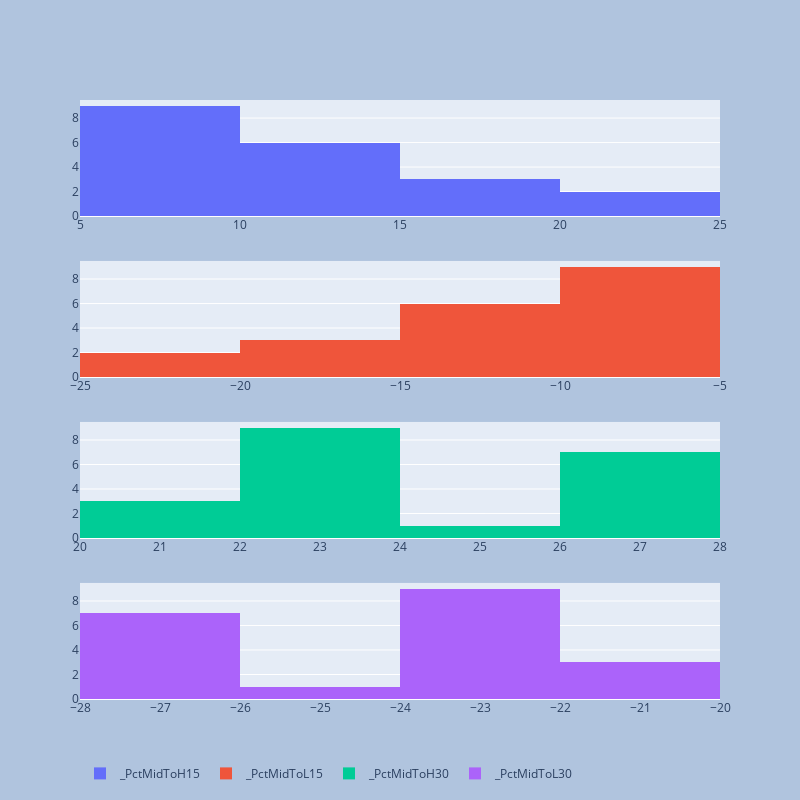

Here is the notebook cell this chart was saved with:
### Code cell
colsToDist_3=[  x for  x  in list_cols if x.startswith('_PctMid') ]
print(colsToDist_3)
fig=plot_mutiple_histrogram(df,colsToDist_3,len(colsToDist_3))
pio.write_image(fig, f"{report_path}\\{symbol}_Mid_PccDist.png")
fig

### Figure 1 — Plotly figure (JSON) as saved in the notebook; plotly's stock layout.template omitted (floating-point values rounded to 4 significant figures)
{"data": [{"name": "_PctMidToH15", "type": "histogram", "x": [20.18, 21.2, 17.94, 16.95, 15.91, 13.71, 10.11, 10.11, 5.71, 8.95, 10.82, 10.82, 10.82, 9.56, 9.56, 8.4, 8.4, 8.4, 8.4, 8.4], "xaxis": "x", "yaxis": "y"}, {"name": "_PctMidToL15", "type": "histogram", "x": [-20.18, -21.2, -17.94, -16.95, -15.91, -13.71, -10.11, -10.11, -5.71, -8.95, -10.82, -10.82, -10.82, -9.56, -9.56, -8.4, -8.4, -8.4, -8.4, -8.4], "xaxis": "x2", "yaxis": "y2"}, {"name": "_PctMidToH30", "type": "histogram", "x": [22.74, 23.75, 23.37, 22.26, 22.26, 22.26, 22.26, 22.26, 21.2, 24.29, 26.06, 26.06, 26.06, 26.06, 26.06, 26.06, 26.06, 22.87, 21.9, 20.88], "xaxis": "x3", "yaxis": "y3"}, {"name": "_PctMidToL30", "type": "histogram", "x": [-22.74, -23.75, -23.37, -22.26, -22.26, -22.26, -22.26, -22.26, -21.2, -24.29, -26.06, -26.06, -26.06, -26.06, -26.06, -26.06, -26.06, -22.87, -21.9, -20.88], "xaxis": "x4", "yaxis": "y4"}], "layout": {"autosize": true, "height": 800, "legend": {"orientation": "h"}, "paper_bgcolor": "LightSteelBlue", "width": 800, "xaxis": {"anchor": "y", "autorange": true, "domain": [0, 1], "range": [5, 25], "type": "linear"}, "xaxis2": {"anchor": "y2", "autorange": true, "domain": [0, 1], "range": [-25, -5], "type": "linear"}, "xaxis3": {"anchor": "y3", "autorange": true, "domain": [0, 1], "range": [20, 28], "type": "linear"}, "xaxis4": {"anchor": "y4", "autorange": true, "domain": [0, 1], "range": [-28, -20], "type": "linear"}, "yaxis": {"anchor": "x", "autorange": true, "domain": [0.8063, 1], "range": [0, 9.474]}, "yaxis2": {"anchor": "x2", "autorange": true, "domain": [0.5375, 0.7312], "range": [0, 9.474]}, "yaxis3": {"anchor": "x3", "autorange": true, "domain": [0.2687, 0.4625], "range": [0, 9.474]}, "yaxis4": {"anchor": "x4", "autorange": true, "domain": [0, 0.1938], "range": [0, 9.474]}}}
